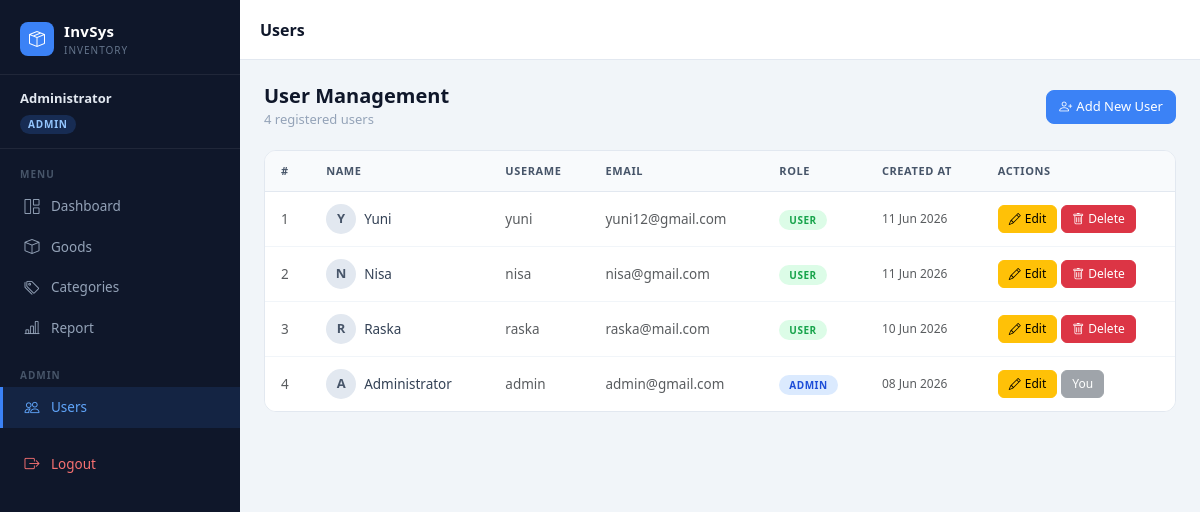
/users.php (signed in), run on the app's committed database.
### tables this page shows
CREATE TABLE `users` (
  `id` int NOT NULL,
  `name` varchar(199) NOT NULL,
  `username` varchar(199) NOT NULL,
  `email` varchar(199) NOT NULL,
  `password` varchar(255) NOT NULL,
  `role` enum('admin','user') DEFAULT 'user',
  `created_at` timestamp NULL DEFAULT CURRENT_TIMESTAMP
);

### users.php (the view, shortened to what this page needs)
<?php
require_once 'config/db.php';
include 'includes/header.php';
$per_page   = 10;
$page       = max(1, (int)($_GET['page'] ?? 1));
$total_items = $pdo->query("SELECT COUNT(*) FROM users")->fetchColumn();
$total_pages = max(1, (int)ceil($total_items / $per_page));
$page        = min($page, $total_pages);
$offset      = ($page - 1) * $per_page;
$stmt = $pdo->prepare("
    SELECT * FROM users
    ORDER BY id DESC
    LIMIT :limit OFFSET :offset
");
$stmt->bindValue(':limit',  $per_page, PDO::PARAM_INT);
$stmt->bindValue(':offset', $offset,   PDO::PARAM_INT);
$stmt->execute();
$users = $stmt->fetchAll();
?>
<div class="page-header">
    <div>
        <h1 class="page-header-title">User Management</h1>
        <div class="page-header-subtitle"><?php echo $total_items; ?> registered users</div>
    </div>
    <a href="add_user.php" class="btn btn-primary">
        <i class="bi bi-person-plus me-1"></i>Add New User
    </a>
</div>
<div class="table-card table-responsive">
    <table class="table table-hover">
        <thead>
            <tr>
                <th>#</th>
                <th>Name</th>
                <th>Userame</th>
                <th>Email</th>
                <th>Role</th>
                <th>Created at</th>
                <th>Actions</th>
            </tr>
        </thead>
        <tbody>
            <?php
            $no = $offset + 1;
            foreach ($users as $user): ?>
                <tr>
                    <td class="text-muted"><?php echo $no++; ?></td>
                    <td>
                        <div style="display:flex;align-items:center;gap:8px;">
                            <div style="width:30px;height:30px;background:#e2e8f0;border-radius:50%;display:flex;align-items:center;justify-content:center;font-size:13px;font-weight:600;color:#475569;flex-shrink:0;">
                                <?php echo strtoupper(substr($user['name'], 0, 1)); ?>
                            </div>
                            <span style="font-weight:500;"><?php echo htmlspecialchars($user['name']); ?></span>
                        </div>
                    </td>
                    <td class="text-muted"><?php echo htmlspecialchars($user['username']); ?></td>
                    <td class="text-muted"><?php echo htmlspecialchars($user['email']); ?></td>
                    <td>
                        <span class="role-badge <?php echo $user['role']; ?>">
                            <?php echo ucfirst($user['role']); ?>
                        </span>
                    </td>
                    <td class="text-muted" style="font-size:12px;"><?php echo date('d M Y', strtotime($user['created_at'])); ?></td>
                    <td>
                        <div class="btn-action-group">
                            <a href="edit_user.php?id=<?php echo $user['id']; ?>" class="btn btn-sm btn-warning">
                                <i class="bi bi-pencil me-1"></i>Edit
                            </a>
                            <?php if ($user['id'] != $_SESSION['user_id']): ?>
                                <a href="delete_user.php?id=<?php echo $user['id']; ?>" class="btn btn-sm btn-danger"
                                    onclick="return confirm('Delete this user?')">
                                    <i class="bi bi-trash me-1"></i>Delete
                                </a>
                            <?php else: ?>
                                <button class="btn btn-sm btn-secondary" disabled>You</button>
                            <?php endif; ?>
                        </div>
                    </td>
                </tr>
            <?php endforeach; ?>
        </tbody>
    </table>
</div>
<?php include 'includes/footer.php'; ?>

### includes/header.php (style rules this page uses)
:root { --sidebar-bg: #0f172a; --sidebar-hover: #1e293b; --sidebar-active: #3b82f6; --sidebar-width: 240px; --topbar-height: 60px; --accent: #3b82f6; --accent-dark: #2563eb; }
* { box-sizing: border-box; }
body { background: #f1f5f9; font-family: 'Segoe UI', system-ui, -apple-system, sans-serif; min-height: 100vh; }
.table-card { border-radius: 12px; overflow: hidden; border: 1px solid #e2e8f0; background: #fff; }
.table-card .table { margin: 0; font-size: 13.5px; }
.table-card .table thead th { background: #f8fafc; color: #475569; font-size: 11px; font-weight: 600; letter-spacing: 0.6px; text-transform: uppercase; border-bottom: 1px solid #e2e8f0; padding: 12px 16px; white-space: nowrap; }
.table-card .table tbody tr:last-child td { border-bottom: 0; }
.table-card .table tbody td { padding: 12px 16px; vertical-align: middle; color: #334155; border-color: #f1f5f9; }
.role-badge { font-size: 10px; font-weight: 600; padding: 3px 10px; border-radius: 20px; letter-spacing: 0.5px; text-transform: uppercase; white-space: nowrap; }
.role-badge.admin { background: #dbeafe; color: #1d4ed8; }
.role-badge.user { background: #dcfce7; color: #16a34a; }
.btn { font-size: 13px; font-weight: 500; border-radius: 8px; }
.btn-primary { background: var(--accent); border-color: var(--accent); }
.btn-sm { font-size: 12px; padding: 4px 10px; border-radius: 6px; }
.btn-action-group { display: flex; gap: 4px; flex-wrap: nowrap; }
.page-header { display: flex; align-items: center; justify-content: space-between; margin-bottom: 20px; gap: 12px; }
.page-header-title { font-size: 20px; font-weight: 700; color: #0f172a; margin: 0; }
.page-header-subtitle { font-size: 13px; color: #94a3b8; margin-top: 2px; }

### data on the page
users: name "Y", name "Yuni", username "yuni", email "yuni12@gmail.com", role "USER", created_at "11 Jun 2026"
users: name "N", name "Nisa", username "nisa", email "nisa@gmail.com", role "USER", created_at "11 Jun 2026"
users: name "R", name "Raska", username "raska", email "raska@mail.com", role "USER", created_at "10 Jun 2026"
users: name "A", name "Administrator", username "admin", email "admin@gmail.com", role "ADMIN", created_at "08 Jun 2026", shows "You"

### other printed values
$user_name "Administrator"
$user_role "ADMIN"
$page_title "Users"
$total_items "4"
